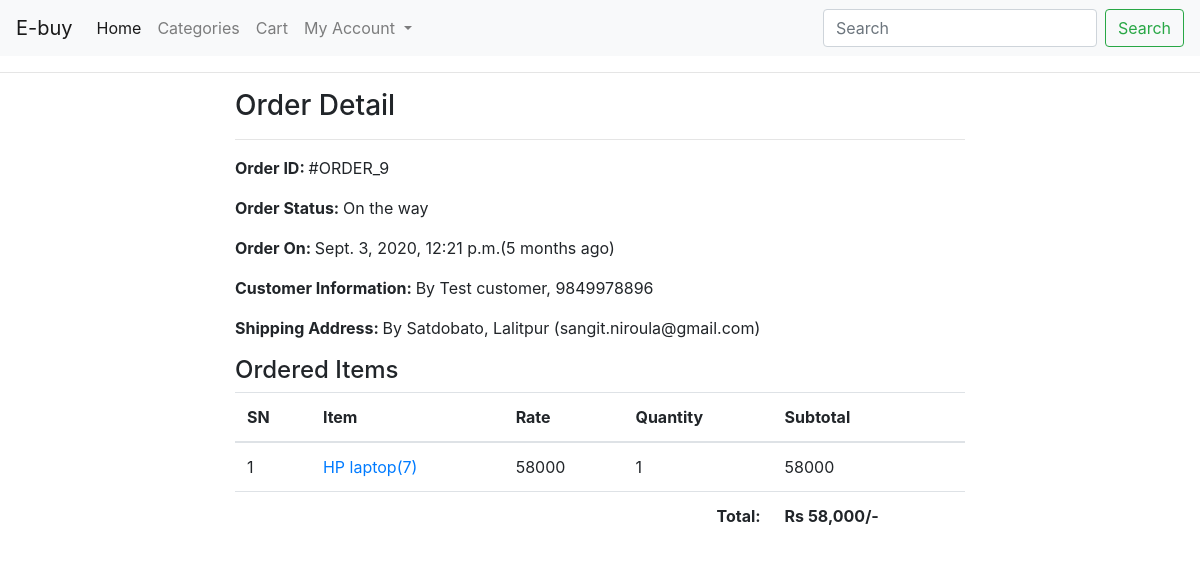
Screenshot of /profile/order-9/ (signed in) with the database file from the repository.
### ecomapp/models.py (models this page shows, shortened)
class Order(models.Model):
    cart = models.OneToOneField(Cart, on_delete=models.CASCADE)
    ordered_by = models.CharField(max_length=200)
    shipping_address = models.CharField(max_length=200)
    mobile = models.CharField(max_length=10)
    email = models.EmailField(null=True, blank=True)
    subtotal = models.PositiveIntegerField()
    discount = models.PositiveIntegerField()
    total = models.PositiveIntegerField()
    order_status = models.CharField(max_length=50, choices=ORDER_STATUS)
    created_at = models.DateTimeField(auto_now_add=True)
    payment_method = models.CharField(
        max_length=20, choices=METHOD, default="Cash On Delivery")
    payment_completed = models.BooleanField(
        default=False, null=True, blank=True)

class CartProduct(models.Model):
    cart = models.ForeignKey(Cart, on_delete=models.CASCADE)
    product = models.ForeignKey(Product, on_delete=models.CASCADE)
    rate = models.PositiveIntegerField()
    quantity = models.PositiveIntegerField()
    subtotal = models.PositiveIntegerField()

class Product(models.Model):
    title = models.CharField(max_length=200)
    slug = models.SlugField(unique=True)
    category = models.ForeignKey(Category, on_delete=models.CASCADE)
    image = models.ImageField(upload_to="products")
    marked_price = models.PositiveIntegerField()
    selling_price = models.PositiveIntegerField()
    description = models.TextField()
    warranty = models.CharField(max_length=300, null=True, blank=True)
    return_policy = models.CharField(max_length=300, null=True, blank=True)
    view_count = models.PositiveIntegerField(default=0)

### ecomapp/views.py (the view)
# urls.py: path("profile/order-<int:pk>/", CustomerOrderDetailView.as_view(),
class CustomerOrderDetailView(DetailView):
    template_name = "customerorderdetail.html"
    model = Order
    context_object_name = "ord_obj"
    def dispatch(self, request, *args, **kwargs):
        if request.user.is_authenticated and Customer.objects.filter(user=request.user).exists():
            order_id = self.kwargs["pk"]
            order = Order.objects.get(id=order_id)
            if request.user.customer != order.cart.customer:
                return redirect("ecomapp:customerprofile")
        else:
            return redirect("/login/?next=/profile/")
        return super().dispatch(request, *args, **kwargs)

### templates/customerorderdetail.html (shortened to what this page needs)
{% extends "base.html" %}
{% load humanize %}
{% block content %}
<div class="container">
    <div class="row">
        <div class="col-md-8 mx-auto">
            <h3>Order Detail</h3><hr>
            <p><span class="font-weight-bold">Order ID: </span> #ORDER_{{ord_obj.id}}</p>
            <p><span class="font-weight-bold">Order Status: </span> {{ord_obj.order_status}}</p>
            <p><span class="font-weight-bold">Order On: </span> {{ord_obj.created_at}}({{ord_obj.created_at|timesince}} ago)</p>
            <p><span class="font-weight-bold">Customer Information: </span> By {{ord_obj.ordered_by}}, {{ord_obj.mobile}}</p>
            <p><span class="font-weight-bold">Shipping Address: </span> By {{ord_obj.shipping_address}} ({{ord_obj.email}})</p>
            <h4>Ordered Items</h4>
            <table class="table">
                <thead>
                    <tr>
                        <th>SN</th>
                        <th>Item</th>
                        <th>Rate</th>
                        <th>Quantity</th>
                        <th>Subtotal</th>
                    </tr>
                </thead>
                <tbody>
                    {% for cp in ord_obj.cart.cartproduct_set.all %}
                    <tr>
                        <td>{{forloop.counter}}</td>
                        <td><a target="_blank" href="{% url 'ecomapp:productdetail' cp.product.slug %}">{{cp.product.title}}({{cp.product.id}})</a></td>
                        <td>{{cp.rate}}</td>
                        <td>{{cp.quantity}}</td>
                        <td>{{cp.subtotal}}</td>
                    </tr>
                    {% endfor %}
                    <tr>
                        <th colspan="4" class="text-right">Total: </th>
                        <th>Rs {{ord_obj.total|intcomma}}/-</th>
                    </tr>
                </tbody>
            </table>
        </div>
    </div>
</div>
{% endblock %}

### rows the page displays
Order: id "9", order_status "On the way", created_at "Sept. 3, 2020, 12:21 p.m.", created_at "5 months", ordered_by "Test customer", mobile "9849978896", shipping_address "Satdobato, Lalitpur", email "sangit.niroula@gmail.com", total "58,000"
CartProduct: product "HP laptop", product.id "7", rate "58000", quantity "1", subtotal "58000"
